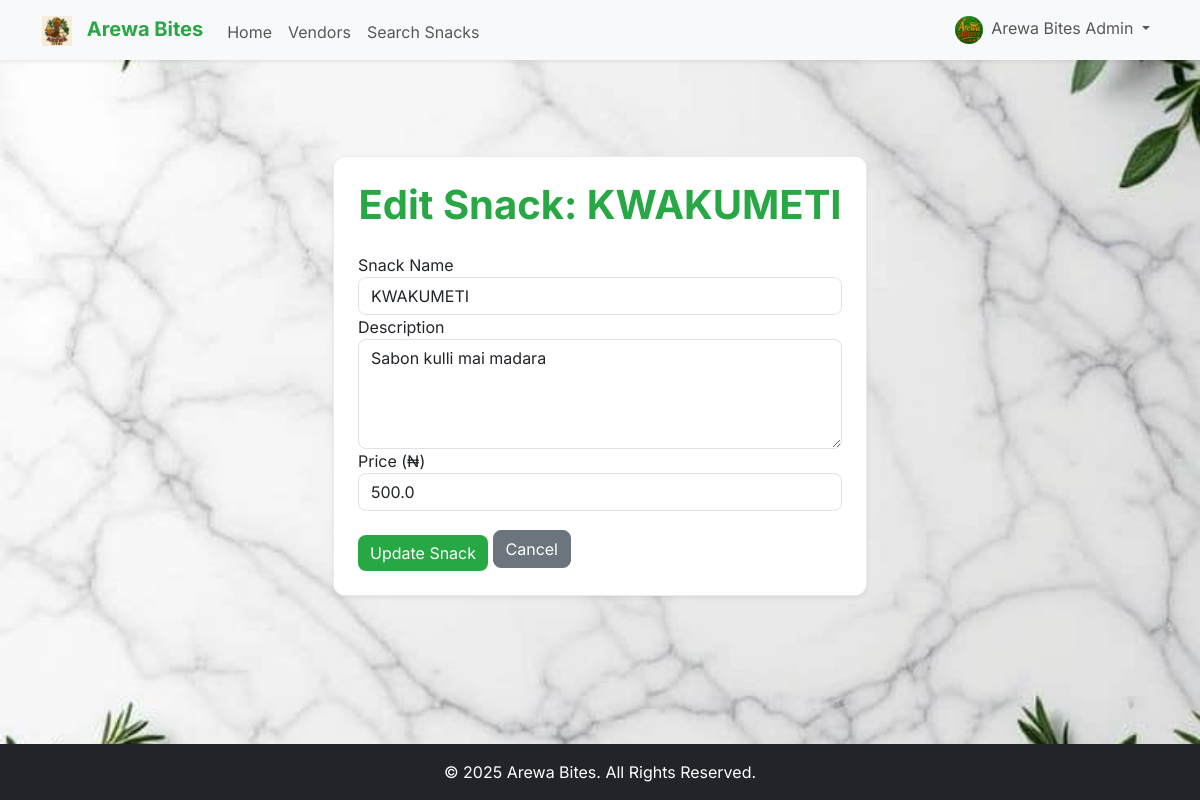
The app's page /admin/edit_snack/3 (signed in) with its own data.
### app/models.py (models this page shows, shortened)
class Vendor(db.Model, UserMixin):
    id = db.Column(db.Integer, primary_key=True)
    business_name = db.Column(db.String(100), unique=True, nullable=False)
    contact_name = db.Column(db.String(100), nullable=False)
    whatsapp_number = db.Column(db.String(20), unique=True, nullable=False)
    location_zone = db.Column(db.String(100), nullable=False)
    state = db.Column(db.String(100), nullable=False)
    email = db.Column(db.String(120), unique=True, nullable=False)
    password = db.Column(db.String(200), nullable=False)
    logo_url = db.Column(db.String(200), nullable=False, default='logos/default.png')
    is_admin = db.Column(db.Boolean, default=False)
    is_verified = db.Column(db.Boolean, default=False)
    referral_code = db.Column(db.String(10), unique=True, nullable=False)
    referred_by = db.Column(db.Integer, db.ForeignKey('vendor.id'))
    snacks = db.relationship('Snack', backref='vendor', lazy=True, cascade="all, delete-orphan")
    referrals = db.relationship('Vendor', backref=db.backref('referrer', remote_side=[id]), lazy=True)

class Snack(db.Model):
    id = db.Column(db.Integer, primary_key=True)
    name = db.Column(db.String(100), nullable=False)
    description = db.Column(db.Text, nullable=False)
    price = db.Column(db.Float, nullable=False)
    media_url = db.Column(db.String(200), nullable=False)
    media_type = db.Column(db.String(10), nullable=False)
    date_posted = db.Column(db.DateTime, nullable=False, default=datetime.utcnow)
    vendor_id = db.Column(db.Integer, db.ForeignKey('vendor.id'), nullable=False)
    reviews = db.relationship('Review', backref='snack', lazy=True, cascade="all, delete-orphan")

### app/routes.py (the view)
@main.route("/admin/edit_snack/<int:snack_id>", methods=['GET', 'POST'])
@admin_only
def admin_edit_snack(snack_id):
    snack = db.session.get(Snack, snack_id)
    if not snack:
        flash('Snack not found.', 'danger')
        return redirect(url_for('main.admin_dashboard'))
    form = SnackEditForm(obj=snack)
    if form.validate_on_submit():
        form.populate_obj(snack)
        db.session.commit()
        flash('Snack details updated successfully!', 'success')
        return redirect(url_for('main.admin_dashboard'))
    return render_template('admin_edit_snack.html', form=form, snack=snack)

### app/forms.py
class SnackEditForm(FlaskForm):
    name = StringField('Snack Name', validators=[DataRequired(), Length(min=2, max=100)])
    description = TextAreaField('Description', validators=[DataRequired()])
    price = FloatField('Price (₦)', validators=[DataRequired(), NumberRange(min=0.01)])
    submit = SubmitField('Update Snack')

### app/__init__.py (called while the page is built)
def create_app(config_class=Config):
    app = Flask(__name__)
    app.config.from_object(config_class)
    db.init_app(app)
    bcrypt.init_app(app)
    login_manager.init_app(app)
    csrf.init_app(app)
    migrate.init_app(app, db)
    socketio.init_app(app)
    @app.context_processor
    def inject_globals():
        current_vendor = None
        if 'vendor_id' in session:
            from app.models import Vendor
            current_vendor = db.session.get(Vendor, session.get('vendor_id'))
        return {
            'now': datetime.utcnow(),
            'current_vendor': current_vendor
        }
    from app.routes import main
    app.register_blueprint(main)
    return app

### app/routes.py (called while the page is built)
@login_manager.user_loader
def load_user(user_id):
    return db.session.get(Vendor, int(user_id))

def admin_only(f):
    @wraps(f)
    def decorated_function(*args, **kwargs):
        vendor_id = session.get('vendor_id')
        if not vendor_id:
            flash('Please log in to access this page.', 'danger')
            return redirect(url_for('main.login'))
        vendor = db.session.get(Vendor, vendor_id)
        if not vendor or not vendor.is_admin:
            flash('You do not have permission to access this page.', 'danger')
            return redirect(url_for('main.home'))
        return f(*args, **kwargs)
    return decorated_function

@main.context_processor
def inject_globals():
    current_vendor = None
    if 'vendor_id' in session:
        current_vendor = db.session.get(Vendor, session.get('vendor_id'))
    return {
        'now': datetime.utcnow(),
        'current_vendor': current_vendor
    }

### app/templates/admin_edit_snack.html (shortened to what this page needs)
{% extends "base.html" %}
{% block content %}
<div class="container my-5">
    <div class="row justify-content-center">
        <div class="col-md-6">
            <div class="card p-4 shadow-sm arewa-card">
                <h1 class="text-center arewa-text-green mb-4">Edit Snack: {{ snack.name }}</h1>
                <form method="POST" action="{{ url_for('main.admin_edit_snack', snack_id=snack.id) }}">
                    <div class="form-group">
                        {{ form.name.label(class="form-control-label") }}
                        {{ form.name(class="form-control") }}
                    </div>
                    <div class="form-group">
                        {{ form.description.label(class="form-control-label") }}
                        {{ form.description(class="form-control", rows="4") }}
                    </div>
                    <div class="form-group">
                        {{ form.price.label(class="form-control-label") }}
                        {{ form.price(class="form-control") }}
                    </div>
                    {{ form.submit(class="btn btn-arewa-primary btn-block mt-4") }}
                    <a href="{{ url_for('main.admin_dashboard') }}" class="btn btn-secondary btn-block mt-3">Cancel</a>
                </form>
            </div>
        </div>
    </div>
</div>
{% endblock %}

### app/templates/base.html (shortened to what this page needs)
<!DOCTYPE html>
<html lang="en">
<head>
    <link rel="stylesheet" href="{{ url_for('static', filename='css/bootstrap.min.css') }}">
    <link rel="stylesheet" href="https://cdnjs.cloudflare.com/ajax/libs/font-awesome/6.4.0/css/all.min.css" />
    <link rel="stylesheet" href="{{ url_for('static', filename='css/style.css') }}">
</head>
<body class="bg-light d-flex flex-column min-vh-100">
    <nav class="navbar navbar-expand-lg bg-light shadow-sm">
        <div class="container">
            <a class="navbar-brand fw-bold" href="{{ url_for('main.home') }}">
                <img src="{{ url_for('static', filename='logos/arewa_logo.png') }}" alt="Arewa Bites Logo" style="height: 30px; margin-right: 10px;"> <span class="arewa-text-green">Arewa Bites</span>
            </a>
            <div class="collapse navbar-collapse" id="navbarNav">
                <ul class="navbar-nav me-auto mb-2 mb-lg-0">
                    <li class="nav-item">
                        <a class="nav-link nav-link-item" href="{{ url_for('main.home') }}">Home</a>
                    </li>
                    <li class="nav-item">
                        <a class="nav-link nav-link-item" href="{{ url_for('main.list_vendors') }}">Vendors</a>
                    </li>
                    <li class="nav-item">
                        <a class="nav-link nav-link-item" href="{{ url_for('main.search_snacks') }}">Search Snacks</a>
                    </li>
                </ul>
                <ul class="navbar-nav">
                    {% if current_vendor %}
                        <li class="nav-item dropdown">
                            <a class="nav-link dropdown-toggle" href="#" id="navbarDropdown" role="button" data-bs-toggle="dropdown" aria-expanded="false">
                                <img src="{{ url_for('static', filename=current_vendor.logo_url) }}" class="rounded-circle me-1" alt="Logo" style="width: 28px; height: 28px; object-fit: cover;">
                                {{ current_vendor.business_name }}
                            </a>
                        </li>
                    {% endif %}
                </ul>
            </div>
        </div>
    </nav>
    <main class="container mt-5 flex-grow-1">
        {% block content %}{% endblock %}
    </main>
    <footer class="mt-5 py-3 bg-dark text-white text-center">
        <div class="container">
            <p class="mb-0">&copy; {{ now.year }} Arewa Bites. All Rights Reserved.</p>
        </div>
    </footer>
</body>
</html>

### app/static/css/style.css (style rules this page uses)
body { background-color: #F8F9FA; background-image: url("../images/traditional_food_pattern.png"); background-repeat: no-repeat; background-position: center center; background-size: cover; background-attachment: fixed; color: #343A40; font-family: 'Inter', sans-serif; font-size: 1rem; line-height: 1.5; }
.arewa-text-green { color: #28A745 !important; }
.arewa-card { background-color: #FFFFFF; border: 1px solid #E9ECEF; border-radius: 12px; box-shadow: 0 8px 16px rgba(40, 167, 69, 0.15); }
.form-control, .btn, .badge { border-radius: 8px; }
.btn-arewa-primary { background-color: #28A745; color: white; border: none; }
.nav-link-item { position: relative; padding-bottom: 5px; transition: color 0.3s ease-in-out; }
.nav-link-item::after { content: ''; position: absolute; width: 0; height: 2px; bottom: 0; left: 0; background-color: #28A745; transition: width 0.3s ease-in-out; }
h1.arewa-text-green { font-weight: bold; }
.navbar-brand img { height: 30px; margin-right: 10px; }

### records on screen
Vendor: logo_url (picture), business_name "Arewa Bites Admin"
Snack: name "KWAKUMETI", description "Sabon kulli mai madara", price "500.0"
